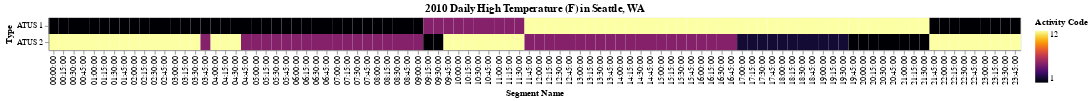

Notebook cell for this chart:
### Code cell
frequency_data = pd.read_csv("frequency.csv", header=0)
# print(segmented_data.columns)
source = data.seattle_temps.url

time_segment_list = {0: '00:00:00',1: '00:15:00',2: '00:30:00',3: '00:45:00',4: '01:00:00',5: '01:15:00',6: '01:30:00',7: '01:45:00',8: '02:00:00',9: '02:15:00',10: '02:30:00',11: '02:45:00',12: '03:00:00',13: '03:15:00',14: '03:30:00',15: '03:45:00',16: '04:00:00',17: '04:15:00',18: '04:30:00',19: '04:45:00',20: '05:00:00',21: '05:15:00',22: '05:30:00',23: '05:45:00',24: '06:00:00',25: '06:15:00',26: '06:30:00',27: '06:45:00',28: '07:00:00',29: '07:15:00',30: '07:30:00',31: '07:45:00',32: '08:00:00',33: '08:15:00',34: '08:30:00',35: '08:45:00',36: '09:00:00',37: '09:15:00',38: '09:30:00',39: '09:45:00',40: '10:00:00',41: '10:15:00',42: '10:30:00',43: '10:45:00',44: '11:00:00',45: '11:15:00',46: '11:30:00',47: '11:45:00',48: '12:00:00',49: '12:15:00',50: '12:30:00',51: '12:45:00',52: '13:00:00',53: '13:15:00',54: '13:30:00',55: '13:45:00',56: '14:00:00',57: '14:15:00',58: '14:30:00',59: '14:45:00',60: '15:00:00',61: '15:15:00',62: '15:30:00',63: '15:45:00',64: '16:00:00',65: '16:15:00',66: '16:30:00',67: '16:45:00',68: '17:00:00',69: '17:15:00',70: '17:30:00',71: '17:45:00',72: '18:00:00',73: '18:15:00',74: '18:30:00',75: '18:45:00',76: '19:00:00',77: '19:15:00',78: '19:30:00',79: '19:45:00',80: '20:00:00',81: '20:15:00',82: '20:30:00',83: '20:45:00',84: '21:00:00',85: '21:15:00',86: '21:30:00',87: '21:45:00',88: '22:00:00',89: '22:15:00',90: '22:30:00',91: '22:45:00',92: '23:00:00',93: '23:15:00',94: '23:30:00',95: '23:45:00'}

alt.Chart(
     frequency_data,
#     source,
    title="2010 Daily High Temperature (F) in Seattle, WA"
).mark_rect().encode(
    x='Segment Name',
    y='Type',
    color=alt.Color('Activity Code', scale=alt.Scale(scheme="inferno")),
    tooltip=[
        alt.Tooltip('Entry Count', title='Count'),
        alt.Tooltip('Activity Name', title='Activity')
    ]
).properties(width=1200)

### Figure 1 — Vega-Lite specification as saved in the notebook (floating-point values rounded to 4 significant figures; data arrays with more than 128 entries replaced by an {"elided": "..."} marker saying what was removed)
{"config": {"view": {"continuousWidth": 400, "continuousHeight": 300}}, "data": {"name": "data-dab38dbe1e9706e7350c35a8e20af326"}, "mark": "rect", "encoding": {"color": {"type": "quantitative", "field": "Activity Code", "scale": {"scheme": "inferno"}}, "tooltip": [{"type": "quantitative", "field": "Entry Count", "title": "Count"}, {"type": "nominal", "field": "Activity Name", "title": "Activity"}], "x": {"type": "nominal", "field": "Segment Name"}, "y": {"type": "nominal", "field": "Type"}}, "title": "2010 Daily High Temperature (F) in Seattle, WA", "width": 1200, "$schema": "https://vega.github.io/schema/vega-lite/v4.8.1.json", "datasets": {"data-dab38dbe1e9706e7350c35a8e20af326": {"elided": "192 records"}}}
